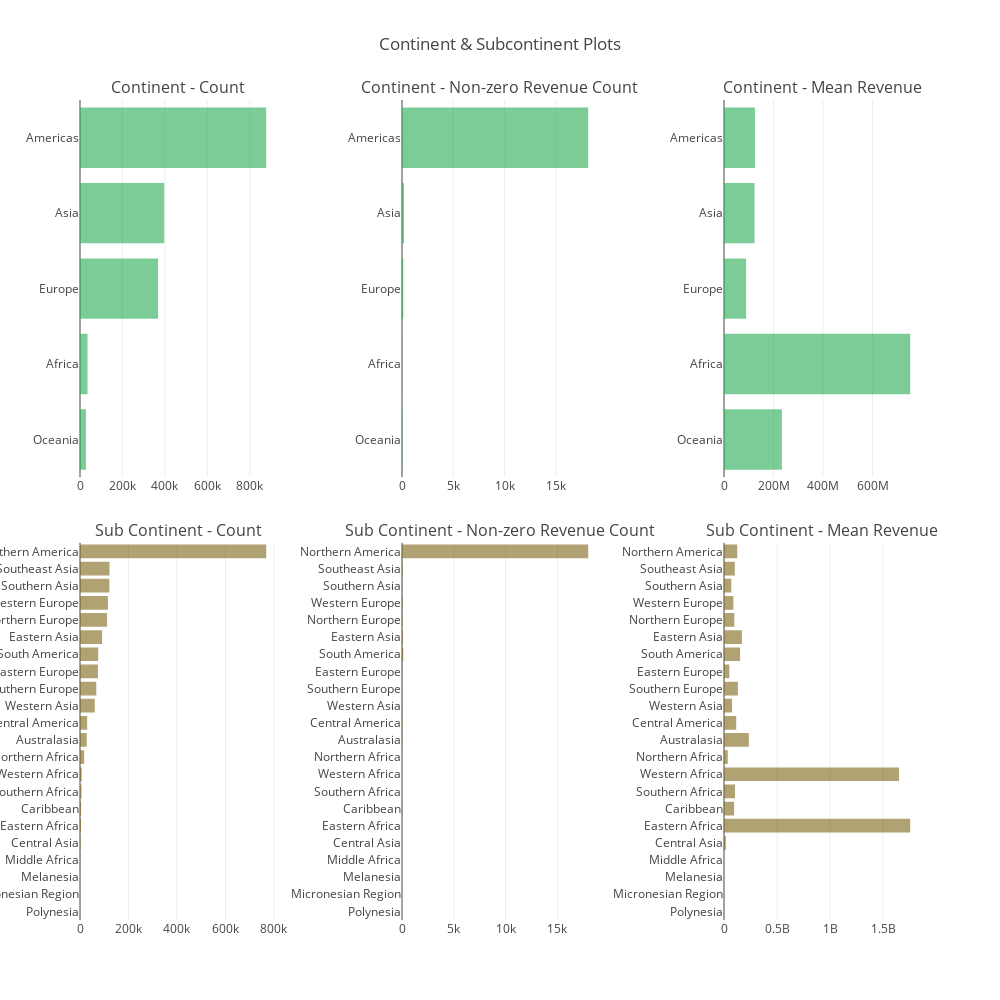

Here is the notebook cell this chart was saved with:
### Code cell
# Continent
cnt_srs = df.groupby('geoNetwork.continent')['totals.transactionRevenue'].agg(['size', 'count', 'mean'])
cnt_srs.columns = ["count", "count of non-zero revenue", "mean"]
cnt_srs = cnt_srs.sort_values(by="count", ascending=False)
trace1 = horizontal_bar_chart(cnt_srs["count"].head(10), 'rgba(38, 171, 82, 0.6)')
trace2 = horizontal_bar_chart(cnt_srs["count of non-zero revenue"].head(10), 'rgba(38, 171, 82, 0.6)')
trace3 = horizontal_bar_chart(cnt_srs["mean"].head(10), 'rgba(38, 171, 82, 0.6)')

# Sub-continent
cnt_srs = df.groupby('geoNetwork.subContinent')['totals.transactionRevenue'].agg(['size', 'count', 'mean'])
cnt_srs.columns = ["count", "count of non-zero revenue", "mean"]
cnt_srs = cnt_srs.sort_values(by="count", ascending=False)
trace4 = horizontal_bar_chart(cnt_srs["count"], 'rgba(126, 101, 22, 0.6)')
trace5 = horizontal_bar_chart(cnt_srs["count of non-zero revenue"], 'rgba(126, 101, 22, 0.6)')
trace6 = horizontal_bar_chart(cnt_srs["mean"], 'rgba(126, 101, 22, 0.6)')

# Creating two subplots
fig = tools.make_subplots(rows=2, cols=3, vertical_spacing=0.08, horizontal_spacing=0.15, 
                          subplot_titles=["Continent - Count", "Continent - Non-zero Revenue Count", "Continent - Mean Revenue",
                                          "Sub Continent - Count",  "Sub Continent - Non-zero Revenue Count", "Sub Continent - Mean Revenue"])

fig.append_trace(trace1, 1, 1)
fig.append_trace(trace2, 1, 2)
fig.append_trace(trace3, 1, 3)
fig.append_trace(trace4, 2, 1)
fig.append_trace(trace5, 2, 2)
fig.append_trace(trace6, 2, 3)

fig['layout'].update(height=1000, width=1000, title="Continent & Subcontinent Plots")
py.iplot(fig, filename='geo-plots')

### Figure 1 — Plotly figure (JSON) as saved in the notebook; plotly's stock layout.template omitted (floating-point values rounded to 4 significant figures)
{"data": [{"marker": {"color": "rgba(38, 171, 82, 0.6)"}, "orientation": "h", "showlegend": false, "type": "bar", "uid": "3120c26c-6546-43a7-b572-be33ed286742", "x": [28180, 35481, 368037, 396719, 877403], "xaxis": "x", "y": ["Oceania", "Africa", "Europe", "Asia", "Americas"], "yaxis": "y"}, {"marker": {"color": "rgba(38, 171, 82, 0.6)"}, "orientation": "h", "showlegend": false, "type": "bar", "uid": "80b229ba-86cd-42b8-a183-f58fcb132ef1", "x": [29, 12, 126, 190, 18150], "xaxis": "x2", "y": ["Oceania", "Africa", "Europe", "Asia", "Americas"], "yaxis": "y2"}, {"marker": {"color": "rgba(38, 171, 82, 0.6)"}, "orientation": "h", "showlegend": false, "type": "bar", "uid": "e197fd01-7e0d-4fb8-9681-59ba0aada6c6", "x": [233800000.0, 752200000.0, 89270000.0, 123100000.0, 124800000.0], "xaxis": "x3", "y": ["Oceania", "Africa", "Europe", "Asia", "Americas"], "yaxis": "y3"}, {"marker": {"color": "rgba(126, 101, 22, 0.6)"}, "orientation": "h", "showlegend": false, "type": "bar", "uid": "3d37cf8f-8e3a-446f-908c-efb24383c788", "x": [52, 128, 133, 927, 1985, 4194, 4382, 6019, 7086, 17255, 27867, 29564, 60966, 67184, 74007, 75112, 91072, 111693, 115153, 121062, 121634, 768345], "xaxis": "x4", "y": ["Polynesia", "Micronesian Region", "Melanesia", "Middle Africa", "Central Asia", "Eastern Africa", "Caribbean", "Southern Africa", "Western Africa", "Northern Africa", "Australasia", "Central America", "Western Asia", "Southern Europe", "Eastern Europe", "South America", "Eastern Asia", "Northern Europe", "Western Europe", "Southern Asia", "Southeast Asia", "Northern America"], "yaxis": "y4"}, {"marker": {"color": "rgba(126, 101, 22, 0.6)"}, "orientation": "h", "showlegend": false, "type": "bar", "uid": "edcdbb49-5b12-4cf2-9afa-8584939627f3", "x": [0, 0, 0, 0, 2, 3, 19, 3, 2, 4, 29, 36, 25, 13, 22, 122, 83, 43, 48, 21, 59, 17973], "xaxis": "x5", "y": ["Polynesia", "Micronesian Region", "Melanesia", "Middle Africa", "Central Asia", "Eastern Africa", "Caribbean", "Southern Africa", "Western Africa", "Northern Africa", "Australasia", "Central America", "Western Asia", "Southern Europe", "Eastern Europe", "South America", "Eastern Asia", "Northern Europe", "Western Europe", "Southern Asia", "Southeast Asia", "Northern America"], "yaxis": "y5"}, {"marker": {"color": "rgba(126, 101, 22, 0.6)"}, "orientation": "h", "showlegend": false, "type": "bar", "uid": "74546ff1-69d6-42ca-ace6-8e7da4a1f7e2", "x": [null, null, null, null, 17490000, 1756000000.0, 95290000.0, 104000000.0, 1651200000, 35732500, 233800000.0, 115200000.0, 76108800, 131240000, 50240000.0, 152100000.0, 168600000.0, 97120000.0, 88750000.0, 68780000.0, 102000000.0, 124700000.0], "xaxis": "x6", "y": ["Polynesia", "Micronesian Region", "Melanesia", "Middle Africa", "Central Asia", "Eastern Africa", "Caribbean", "Southern Africa", "Western Africa", "Northern Africa", "Australasia", "Central America", "Western Asia", "Southern Europe", "Eastern Europe", "South America", "Eastern Asia", "Northern Europe", "Western Europe", "Southern Asia", "Southeast Asia", "Northern America"], "yaxis": "y6"}], "layout": {"annotations": [{"font": {"size": 16}, "showarrow": false, "text": "Continent - Count", "x": 0.1167, "xanchor": "center", "xref": "paper", "y": 1, "yanchor": "bottom", "yref": "paper"}, {"font": {"size": 16}, "showarrow": false, "text": "Continent - Non-zero Revenue Count", "x": 0.5, "xanchor": "center", "xref": "paper", "y": 1, "yanchor": "bottom", "yref": "paper"}, {"font": {"size": 16}, "showarrow": false, "text": "Continent - Mean Revenue", "x": 0.8833, "xanchor": "center", "xref": "paper", "y": 1, "yanchor": "bottom", "yref": "paper"}, {"font": {"size": 16}, "showarrow": false, "text": "Sub Continent - Count", "x": 0.1167, "xanchor": "center", "xref": "paper", "y": 0.46, "yanchor": "bottom", "yref": "paper"}, {"font": {"size": 16}, "showarrow": false, "text": "Sub Continent - Non-zero Revenue Count", "x": 0.5, "xanchor": "center", "xref": "paper", "y": 0.46, "yanchor": "bottom", "yref": "paper"}, {"font": {"size": 16}, "showarrow": false, "text": "Sub Continent - Mean Revenue", "x": 0.8833, "xanchor": "center", "xref": "paper", "y": 0.46, "yanchor": "bottom", "yref": "paper"}], "height": 1000, "title": "Continent & Subcontinent Plots", "width": 1000, "xaxis": {"anchor": "y", "domain": [0, 0.2333]}, "xaxis2": {"anchor": "y2", "domain": [0.3833, 0.6167]}, "xaxis3": {"anchor": "y3", "domain": [0.7667, 1.0]}, "xaxis4": {"anchor": "y4", "domain": [0, 0.2333]}, "xaxis5": {"anchor": "y5", "domain": [0.3833, 0.6167]}, "xaxis6": {"anchor": "y6", "domain": [0.7667, 1.0]}, "yaxis": {"anchor": "x", "domain": [0.54, 1]}, "yaxis2": {"anchor": "x2", "domain": [0.54, 1]}, "yaxis3": {"anchor": "x3", "domain": [0.54, 1]}, "yaxis4": {"anchor": "x4", "domain": [0, 0.46]}, "yaxis5": {"anchor": "x5", "domain": [0, 0.46]}, "yaxis6": {"anchor": "x6", "domain": [0, 0.46]}}}
